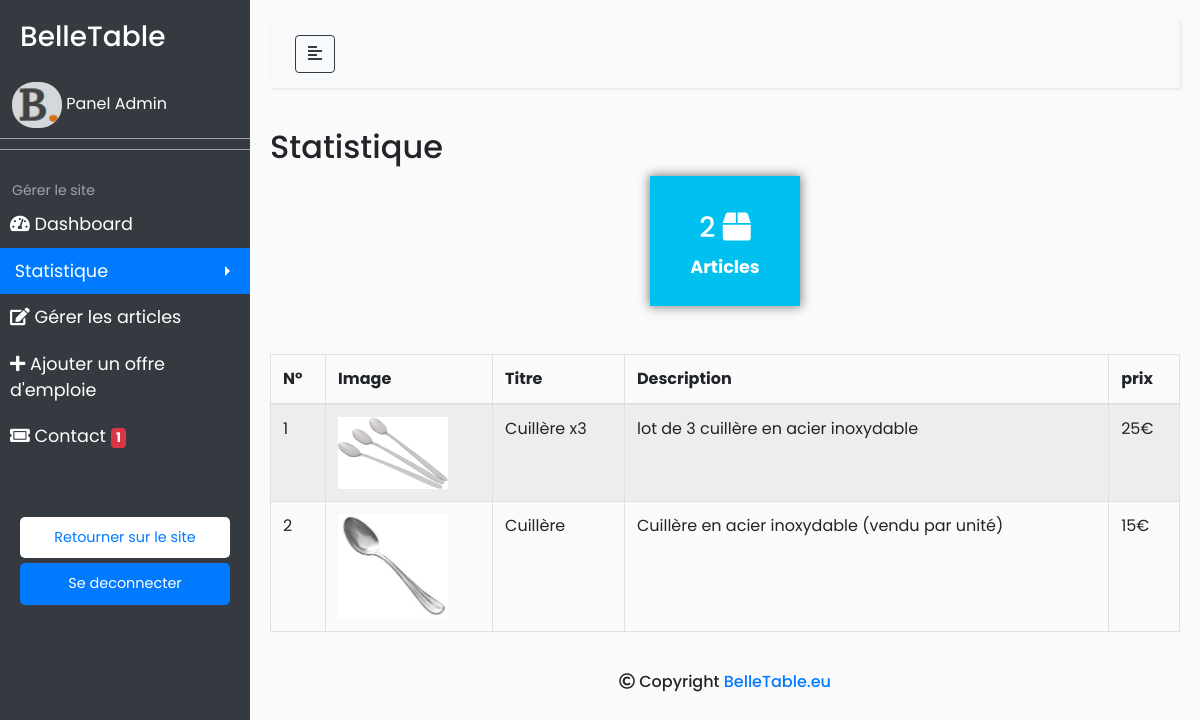
/admin/afficher-panier.php?id=3, run on the app's committed database.
### tables this page shows
CREATE TABLE IF NOT EXISTS `favoriss` (
  `id_panier` int(11) NOT NULL AUTO_INCREMENT,
  `idannonce` int(50) NOT NULL,
  `iduser` text NOT NULL,
  PRIMARY KEY (`id_panier`)
);

CREATE TABLE IF NOT EXISTS `annonce` (
  `idannonce` int(50) NOT NULL AUTO_INCREMENT,
  `titre` text NOT NULL,
  `prix` float NOT NULL,
  `description` text DEFAULT NULL,
  `image` text DEFAULT NULL,
  UNIQUE KEY `idannonce` (`idannonce`)
);

### admin/afficher-panier.php (the view, shortened to what this page needs)
<?php if (isset($_GET['id']) && !empty($_GET['id']) && is_numeric($_GET['id'])):  ?>
  <!DOCTYPE html>
  <html>
  <head>
      <?php require_once("include/en-tete.php"); ?>
      <?php
        @$id = mysqli_escape_string($bdd, htmlspecialchars($_GET['id']));
        $req = mysqli_query($bdd, "SELECT id_panier, image, titre, description, prix FROM `favoriss`, annonce, login WHERE favoriss.idannonce = annonce.idannonce AND iduser = login.id AND iduser = '$id'");
      ?>
  </head>
  <body>
    <?php include("include/menu.php"); ?>
    <div id="content">
      <nav class="navbar navbar-expand-lg navbar-light bg-light">
        <div class="container-fluid">
          <button type="button" id="sidebarCollapse" class="btn btn-outline-dark">
            <i class="fas fa-align-left"></i>
          </button>
        </div>
      </nav>
      <section>
        <h2>Statistique</h2>
        <div align="center">
          <div class="info-box box1" style="width: 150px; height: 130px; ">
            <div class="text-box" style="padding-top: 35px;">
              <h3>
                <?php
                  echo mysqli_num_rows($req);
                ?>
                <i class="fas fa-box"></i>
              </h3>
              <p>Articles</p>
            </div>
          </div>
        </div>
        <br>
      </section>
      <main>
        <div class="table-responsive" >
          <table class="table table-hover table-striped table-bordered table-sm-responsive">
            <thead>
              <tr>
                <th>N°</th>
                <th>Image</th>
                <th>Titre</th>
                <th>Description</th>
                <th>prix</th>
              </tr>
            </thead>
            <tbody>
              <br>
              <?php $i = 0 ; ?>
              <?php while ($produit = mysqli_fetch_assoc($req)): ?>
                <tr> <?php $i++; ?>
                  <td><?php echo $i; ?></td>
                  <td><img width="110" src="../produits/<?php echo $produit['image']; ?>"></td>
                  <td><?php echo $produit['titre']; ?></td>
                  <td><?php echo $produit['description']; ?></td>
                  <td><?php echo $produit['prix']; ?>€</td>
                </tr>
              <?php endwhile; ?>
            </tbody>
          </table>
        </div>
      </main>
      <br>
      <?php include("include/footer.php"); ?>
    </div>
  </body>
  </html>
<?php else: ?>
  <?php header('location: liste-panier.php'); ?>
<?php endif; ?>

### admin/css/style.css (style rules this page uses)
body { font-family: 'Poppins', sans-serif; background: #fafafa; }
p { font-family: 'Poppins', sans-serif; font-size: 1.1em; font-weight: 300; line-height: 1.7em; color: #999; }
.navbar { padding: 15px 10px; background: #fff; border: none; border-radius: 0; margin-bottom: 40px; box-shadow: 1px 1px 3px rgba(0, 0, 0, 0.1); }
#content { width: 100%; padding: 20px; min-height: 100vh; transition: all 0.3s; }
.info-box { -webkit-box-shadow: 0px 0px 25px 10px rgba(0,0,0,0.49); box-shadow: 0px 0px 10px 1px rgba(0,0,0,0.49); }
.box1 { background-color: #00C0EF; }
.text-box { color: white; margin: 10px 0; padding-top: 20px; }
.text-box p { color: white; font-weight: bold; }

### data on the page
favoriss: idannonce.image (picture), idannonce.titre "Cuillère x3", idannonce.description "lot de 3 cuillère en acier inoxydable", idannonce.prix "25"
favoriss: idannonce.image (picture), idannonce.titre "Cuillère", idannonce.description "Cuillère en acier inoxydable (vendu par unité)", idannonce.prix "15"

### other printed values
mysqli_num_rows($req) "2"
